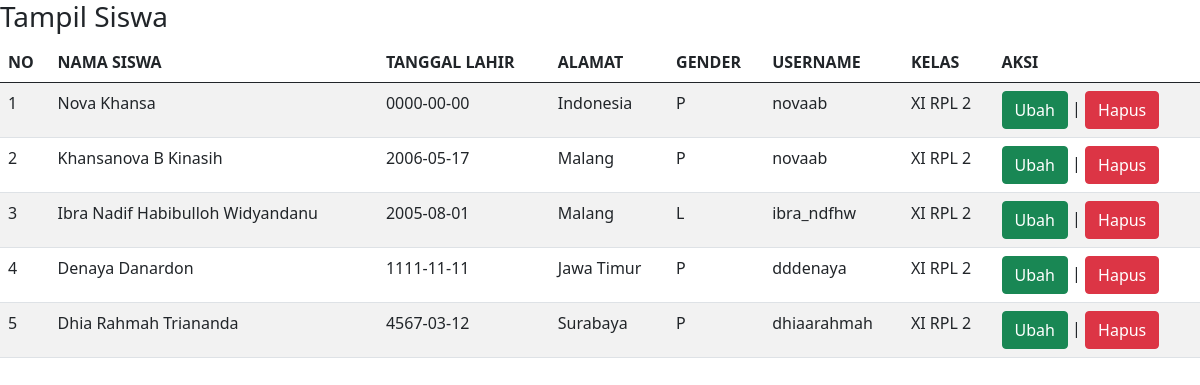
The app's page /tampil_siswa.php with its own data.
### tables this page shows
CREATE TABLE `siswa` (
  `id_siswa` int(11) NOT NULL,
  `nama_siswa` varchar(100) NOT NULL,
  `tanggal_lahir` date NOT NULL,
  `gender` enum('L','P') NOT NULL,
  `alamat` text NOT NULL,
  `username` varchar(255) NOT NULL,
  `password` varchar(255) NOT NULL,
  `id_kelas` int(11) NOT NULL
);

CREATE TABLE `kelas` (
  `id_kelas` int(11) NOT NULL,
  `nama_kelas` varchar(20) NOT NULL,
  `kelompok` varchar(20) NOT NULL,
  `angkatan` int(11) NOT NULL
);

### tampil_siswa.php (the view, shortened to what this page needs)
<!DOCTYPE html>
<html>
<head>
    <link href="https://cdn.jsdelivr.net/npm/bootstrap@5.0.1/dist/css/bootstrap.min.css"
    rel="stylesheet"
>
</head>
<body>
    <h3>Tampil Siswa</h3>
    <table class="table table-hover table-striped">
        <thead>
            <tr>
                <th>NO</th><th>NAMA SISWA</th><th>TANGGAL LAHIR</th>
                <th>ALAMAT</th><th>GENDER</th>
                <th>USERNAME</th><th>KELAS</th><th>AKSI</th>
            </tr>
        </thead>
        <tbody>
            <?php
            include "koneksi.php";
            $qry_siswa=mysqli_query($conn,"select * from siswa join kelas on kelas.id_kelas=siswa.id_kelas");
            $no=0;
            while($data_siswa=mysqli_fetch_array($qry_siswa)){
            $no++;?>
            <tr>
                <td><?=$no?></td>
                <td><?=$data_siswa['nama_siswa']?></td>
                <td><?=$data_siswa['tanggal_lahir']?></td>
                <td><?=$data_siswa['alamat']?></td>
                <td><?=$data_siswa['gender']?></td>
                <td><?=$data_siswa['username']?></td>
                <td><?=$data_siswa['nama_kelas']?></td>
                <td><a href="ubah_siswa.php?id_siswa=<?=$data_siswa['id_siswa']?>" class="btn btn-success">Ubah</a> | <a href="hapus.php?id_siswa=<?=$data_siswa['id_siswa']?>" onclick="return confirm('Apakah anda yakin menghapus data ini?')" class="btn btn-danger">Hapus</a></td>
            </tr>
            <?php
            }
            ?>
        </tbody>
    </table>
</body>
</html>

### records on screen
siswa: nama_siswa "Nova Khansa", tanggal_lahir "0000-00-00", alamat "Indonesia", gender "P", username "novaab", id_kelas.nama_kelas "XI RPL 2"
siswa: nama_siswa "Khansanova B Kinasih", tanggal_lahir "2006-05-17", alamat "Malang", gender "P", username "novaab", id_kelas.nama_kelas "XI RPL 2"
siswa: nama_siswa "Ibra Nadif Habibulloh Widyandanu", tanggal_lahir "2005-08-01", alamat "Malang", gender "L", username "ibra_ndfhw", id_kelas.nama_kelas "XI RPL 2"
siswa: nama_siswa "Denaya Danardon", tanggal_lahir "1111-11-11", alamat "Jawa Timur", gender "P", username "dddenaya", id_kelas.nama_kelas "XI RPL 2"
siswa: nama_siswa "Dhia Rahmah Triananda", tanggal_lahir "4567-03-12", alamat "Surabaya", gender "P", username "dhiaarahmah", id_kelas.nama_kelas "XI RPL 2"
